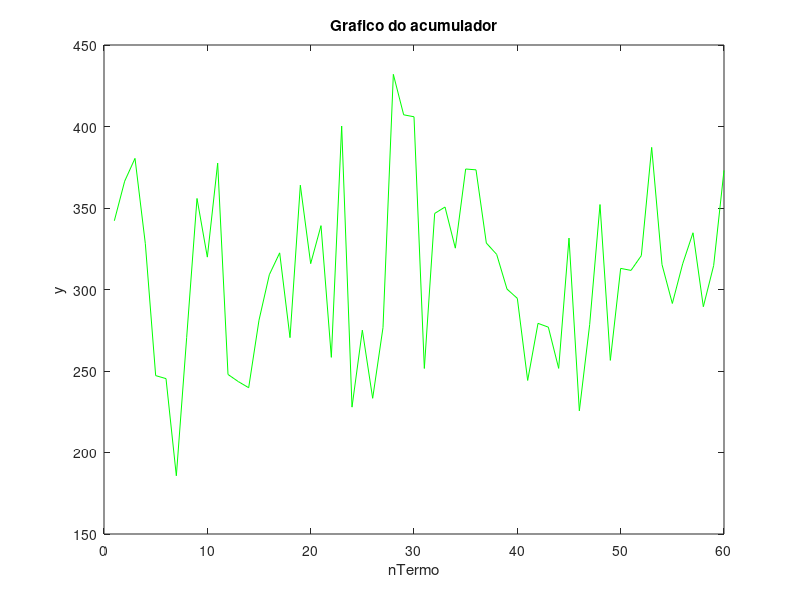

Recreate this plot in MATLAB.
% Grupo: Cauã Magalhães, Fernando Alves, Gabriel Lyan e Pedro Guilherme
% Data: 11/10/2021
% Turma: 205
% Questão 02 (Parte Octave)

% Pega o conteudo do .txt e passa para uma matriz
matriz_do_txt = load('acumulador.txt');

% Pega as colunas da matriz e transfere para dois vetores
x = matriz_do_txt(:, 1);

% Plota o grafico com os vetores x e y
figure(1);
plot(x, 'g');
hold on
title("Grafico do acumulador");
xlabel("nTermo");
ylabel("y");
print figure1Questao2.jpg
